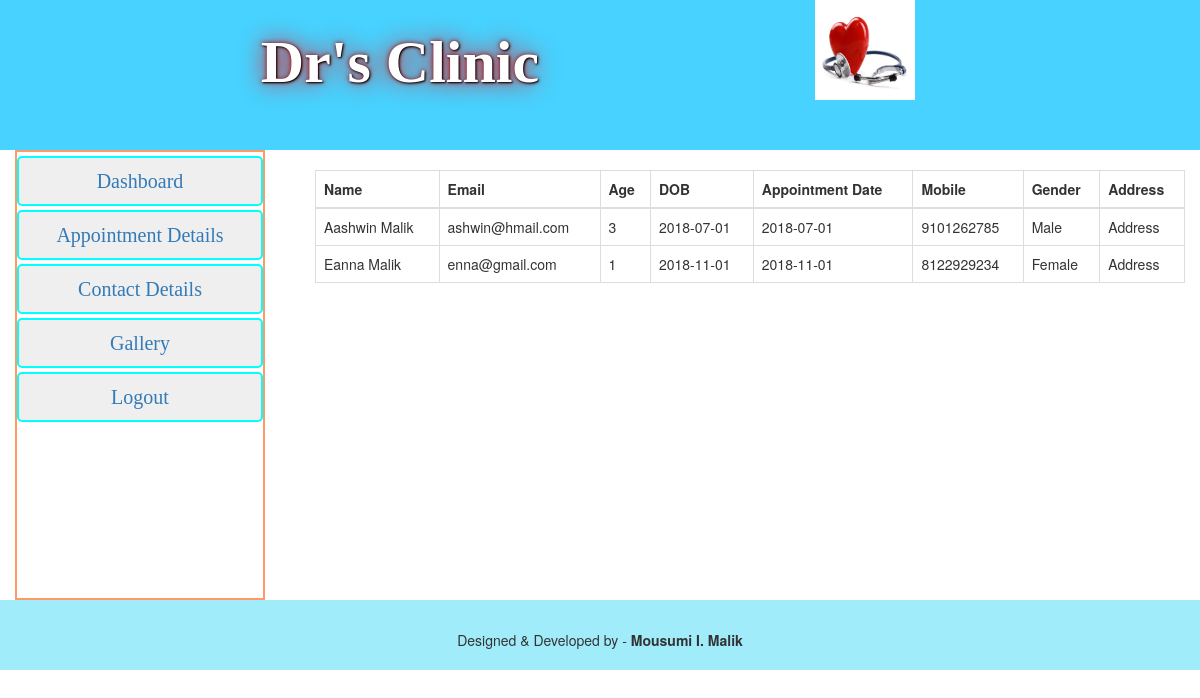
The page /appointment_details.php (signed in) on the database its author committed.
### tables this page shows
CREATE TABLE `appointment_details` (
  `appointment_id` int(11) NOT NULL,
  `name` varchar(100) NOT NULL,
  `email` varchar(100) NOT NULL,
  `age` varchar(20) NOT NULL,
  `dob` varchar(30) NOT NULL,
  `appointment_date` varchar(30) NOT NULL,
  `mobile` varchar(20) NOT NULL,
  `gender` varchar(20) NOT NULL,
  `address` text NOT NULL
);

### appointment_details.php (the view, shortened to what this page needs)
<?php include "header_admin.php";
include 'config.php';
?>
<div class="container-fluid">
	<div class="row">
		<div class="col-lg-2"><?php include "sidebar.php";?></div>
		<div class="col-lg-offset-1 col-lg-9">
			<br>
			<table class="table table-bordered table-responsive table-hover">
				<thead>
					<tr>
						<th>Name</th>
						<th>Email</th>
						<th>Age</th>
						<th>DOB</th>
						<th>Appointment Date</th>
						<th>Mobile</th>
						<th>Gender</th>
						<th>Address</th>
					</tr>
				</thead>
				<tbody>
<?php
$sql = "SELECT * FROM `appointment_details`";
$query = mysqli_query($con, $sql);
while ($row = mysqli_fetch_assoc($query)) {
	$name = $row['name'];
	$email = $row['email'];
	$age = $row['age'];
	$dob = $row['dob'];
	$appointment_date = $row['appointment_date'];
	$mobile = $row['mobile'];
	$gender = $row['gender'];
	$address = $row['address'];
	echo "
		<tr>
			<td>$name</td>
			<td>$email</td>
			<td>$age</td>
			<td>$dob</td>
			<td>$appointment_date</td>
			<td>$mobile</td>
			<td>$gender</td>
			<td>$address</td>
		</tr>
	";
}
?>
				</tbody>
			</table>
		</div>
	</div>
</div>
<?php include "footer.php";?>

### css/style.css (style rules this page uses)
* { margin:0px; padding:0px; }

### rows shown on the page
appointment_details: name "Aashwin Malik", email "ashwin@hmail.com", age "3", dob "2018-07-01", appointment_date "2018-07-01", mobile "9101262785", gender "Male", address "Address"
appointment_details: name "Eanna Malik", email "enna@gmail.com", age "1", dob "2018-11-01", appointment_date "2018-11-01", mobile "8122929234", gender "Female", address "Address"
